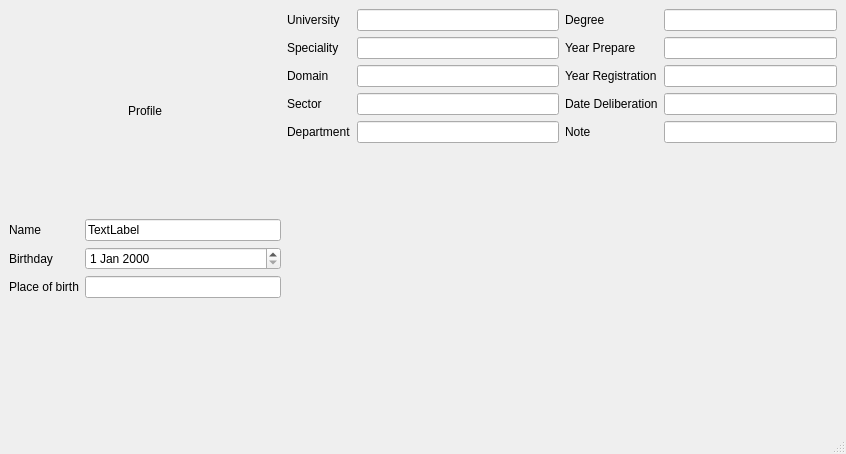
<?xml version="1.0" encoding="UTF-8"?>
<ui version="4.0">
 <class>StudentPreviewInfo</class>
 <widget class="QMainWindow" name="StudentPreviewInfo">
  <property name="geometry">
   <rect>
    <x>0</x>
    <y>0</y>
    <width>846</width>
    <height>454</height>
   </rect>
  </property>
  <property name="windowTitle">
   <string>MainWindow</string>
  </property>
  <widget class="QWidget" name="centralwidget">
   <layout class="QHBoxLayout" name="horizontalLayout">
    <item>
     <layout class="QVBoxLayout" name="verticalLayout">
      <item>
       <widget class="QLabel" name="label">
        <property name="text">
         <string>Profile</string>
        </property>
        <property name="alignment">
         <set>Qt::AlignmentFlag::AlignCenter</set>
        </property>
       </widget>
      </item>
      <item>
       <layout class="QFormLayout" name="formLayout_3">
        <property name="labelAlignment">
         <set>Qt::AlignmentFlag::AlignLeading|Qt::AlignmentFlag::AlignLeft|Qt::AlignmentFlag::AlignVCenter</set>
        </property>
        <item row="0" column="0">
         <widget class="QLabel" name="label_2">
          <property name="text">
           <string>Name</string>
          </property>
         </widget>
        </item>
        <item row="0" column="1">
         <widget class="QLineEdit" name="lineEdit">
          <property name="text">
           <string>TextLabel</string>
          </property>
         </widget>
        </item>
        <item row="1" column="0">
         <widget class="QLabel" name="label_3">
          <property name="text">
           <string>Birthday</string>
          </property>
         </widget>
        </item>
        <item row="1" column="1">
         <widget class="QDateEdit" name="dateEdit"/>
        </item>
        <item row="2" column="0">
         <widget class="QLabel" name="label_4">
          <property name="text">
           <string>Place of birth</string>
          </property>
         </widget>
        </item>
        <item row="2" column="1">
         <widget class="QLineEdit" name="lineEdit_2">
          <property name="text">
           <string/>
          </property>
         </widget>
        </item>
       </layout>
      </item>
     </layout>
    </item>
    <item>
     <layout class="QFormLayout" name="formLayout">
      <property name="labelAlignment">
       <set>Qt::AlignmentFlag::AlignLeading|Qt::AlignmentFlag::AlignLeft|Qt::AlignmentFlag::AlignVCenter</set>
      </property>
      <item row="0" column="0">
       <widget class="QLabel" name="label_6">
        <property name="text">
         <string>University</string>
        </property>
       </widget>
      </item>
      <item row="0" column="1">
       <widget class="QLineEdit" name="lineEdit_4">
        <property name="text">
         <string/>
        </property>
       </widget>
      </item>
      <item row="1" column="0">
       <widget class="QLabel" name="label_5">
        <property name="text">
         <string>Speciality</string>
        </property>
       </widget>
      </item>
      <item row="1" column="1">
       <widget class="QLineEdit" name="lineEdit_3">
        <property name="text">
         <string/>
        </property>
       </widget>
      </item>
      <item row="2" column="0">
       <widget class="QLabel" name="label_7">
        <property name="text">
         <string>Domain</string>
        </property>
       </widget>
      </item>
      <item row="3" column="0">
       <widget class="QLabel" name="label_8">
        <property name="text">
         <string>Sector</string>
        </property>
       </widget>
      </item>
      <item row="3" column="1">
       <widget class="QLineEdit" name="lineEdit_6">
        <property name="text">
         <string/>
        </property>
       </widget>
      </item>
      <item row="4" column="0">
       <widget class="QLabel" name="label_9">
        <property name="text">
         <string>Department</string>
        </property>
       </widget>
      </item>
      <item row="4" column="1">
       <widget class="QLineEdit" name="lineEdit_7">
        <property name="text">
         <string/>
        </property>
       </widget>
      </item>
      <item row="2" column="1">
       <widget class="QLineEdit" name="lineEdit_5">
        <property name="text">
         <string/>
        </property>
       </widget>
      </item>
     </layout>
    </item>
    <item>
     <layout class="QFormLayout" name="formLayout_2">
      <property name="labelAlignment">
       <set>Qt::AlignmentFlag::AlignLeading|Qt::AlignmentFlag::AlignLeft|Qt::AlignmentFlag::AlignVCenter</set>
      </property>
      <item row="0" column="0">
       <widget class="QLabel" name="label_10">
        <property name="text">
         <string>Degree</string>
        </property>
       </widget>
      </item>
      <item row="0" column="1">
       <widget class="QLineEdit" name="lineEdit_8">
        <property name="text">
         <string/>
        </property>
       </widget>
      </item>
      <item row="1" column="0">
       <widget class="QLabel" name="label_11">
        <property name="text">
         <string>Year Prepare</string>
        </property>
       </widget>
      </item>
      <item row="1" column="1">
       <widget class="QLineEdit" name="lineEdit_9">
        <property name="text">
         <string/>
        </property>
       </widget>
      </item>
      <item row="2" column="0">
       <widget class="QLabel" name="label_12">
        <property name="text">
         <string>Year Registration</string>
        </property>
       </widget>
      </item>
      <item row="2" column="1">
       <widget class="QLineEdit" name="lineEdit_10">
        <property name="text">
         <string/>
        </property>
       </widget>
      </item>
      <item row="3" column="0">
       <widget class="QLabel" name="label_13">
        <property name="text">
         <string>Date Deliberation</string>
        </property>
       </widget>
      </item>
      <item row="3" column="1">
       <widget class="QLineEdit" name="lineEdit_11">
        <property name="text">
         <string/>
        </property>
       </widget>
      </item>
      <item row="4" column="0">
       <widget class="QLabel" name="label_14">
        <property name="text">
         <string>Note</string>
        </property>
       </widget>
      </item>
      <item row="4" column="1">
       <widget class="QLineEdit" name="lineEdit_12">
        <property name="text">
         <string/>
        </property>
       </widget>
      </item>
     </layout>
    </item>
   </layout>
  </widget>
  <widget class="QStatusBar" name="statusbar"/>
 </widget>
 <resources/>
 <connections/>
</ui>
